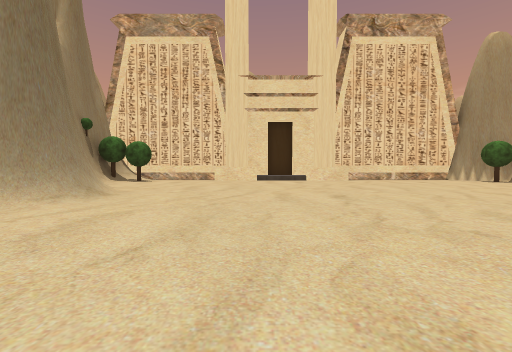
View 1 (above)

16 first-person views from a walk through a Unity game level. The camera is 1.2 m above the floor, tilts 2° down and sees 90° across. The floor is counted in squares, 2.57 m on a side. Each view is taken from the middle of a square. On the plan, view 1 faces up. The plan holds only what a view shows up to about 9 squares ahead; the rest is blank. The place goes on beyond the plan. Some trees and plants on the terrain are drawn as simple stand-ins. The player is left out. Some surface patterns are stand-ins.

View 2
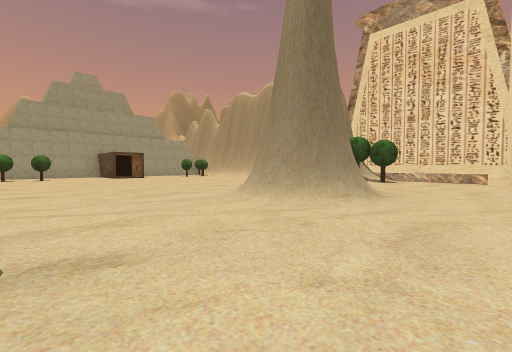

View 3
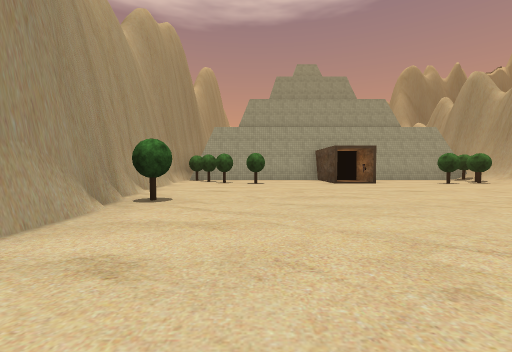

View 4
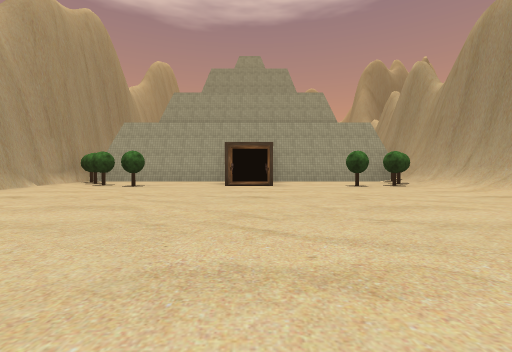

View 5
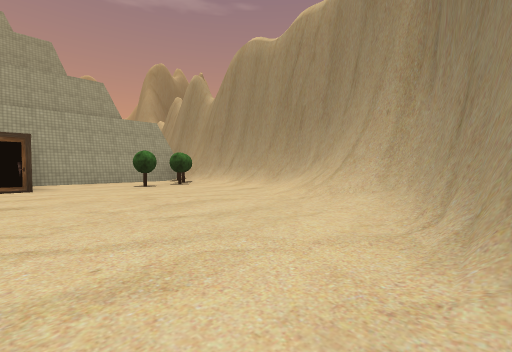

View 6
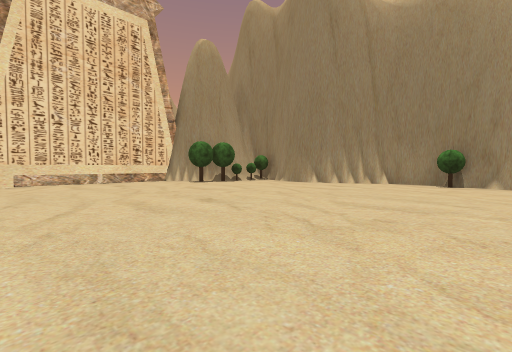

View 7
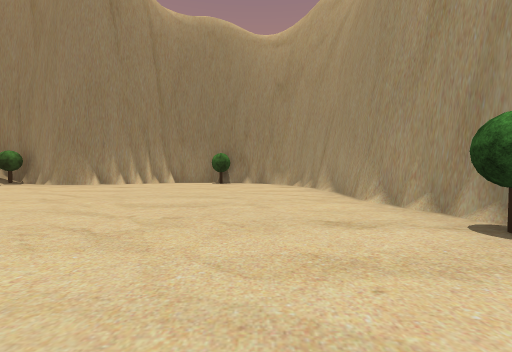

View 8
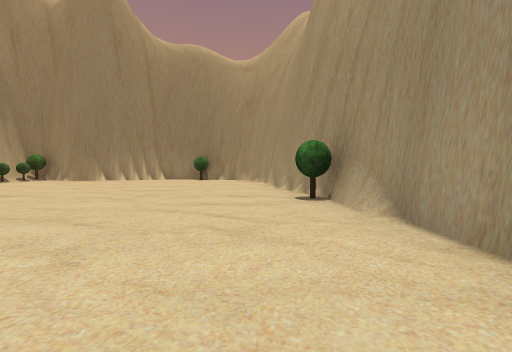

View 9
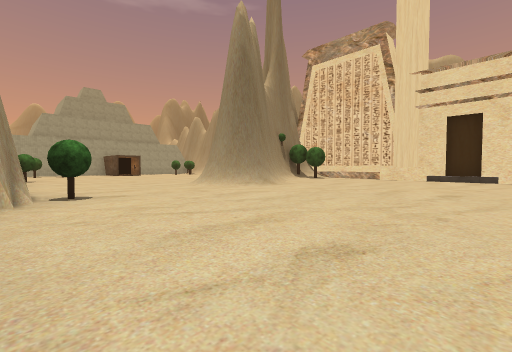

View 10
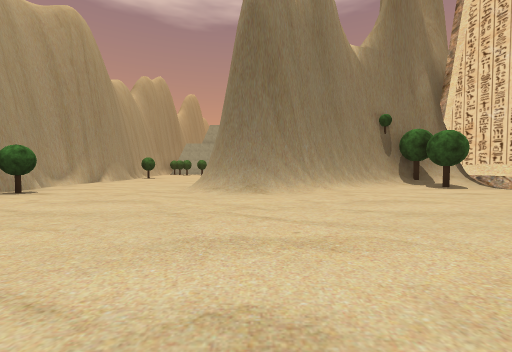

View 11
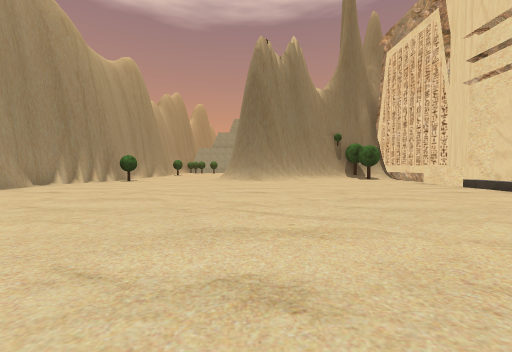

View 12
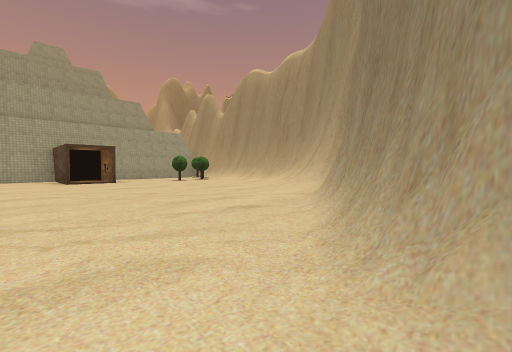

View 13
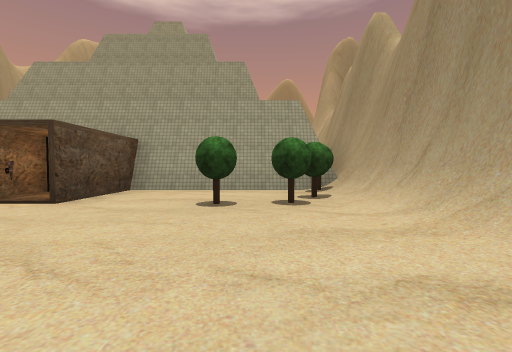

View 14
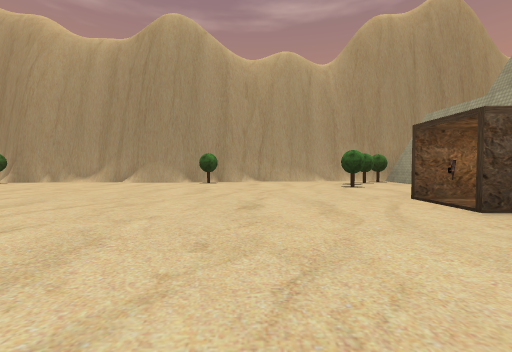

View 15
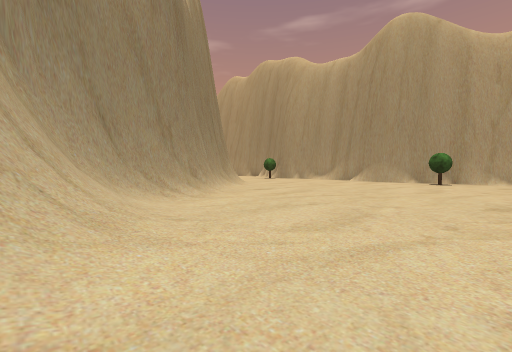

View 16
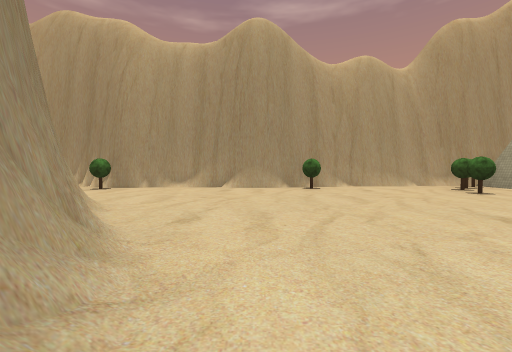

### Floor plan
Key: @ floor where view 1 was taken; # wall or solid block; . floor; / step, stairs or slope; ^ raised ledge; T tree; O other object.
Columns run from 15 left of view 1 to 11 right of it. Each row starts with its distance up from view 1.
 10           #############
  9 ######## ##/..^#/#^...##
  8 #TT..//###TT...........TTT
  7  ......//##..............#
  6  ..T.....###.............#
  5  ........####............##
  4 ##O.......###.............#
  3 ##O........##.............#
  2  ........................T#
  1  ..T......................#
  0  .T...T.....T..@.........##
 -1 #T.....#######......T#####
 -2 ########     #######

Positions as (right, up) in squares from view 1, and headings:
1: (0, 0), facing up
2: (-1, 0), facing up-left
3: (-5, 1), facing left
4: (-6, 4), facing left
5: (-6, 4), facing up-left
6: (3, 1), facing up-right
7: (3, 1), facing right
8: (1, 0), facing right
9: (2, -1), facing up-left
10: (2, 4), facing left
11: (6, 4), facing left
12: (-4, 2), facing up-left
13: (-9, 7), facing left
14: (-10, 7), facing down
15: (-10, 8), facing down-right
16: (-7, 7), facing down
